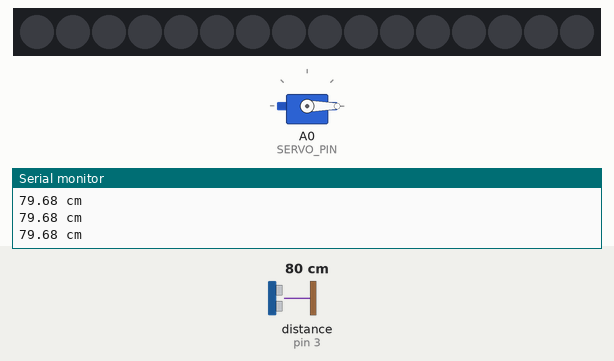
Recording of a sketch running on a simulated Arduino Uno, built with avr-gcc and run on an emulated ATmega328P. Shown: 16 RGB LEDs in strip order, left to right, servo, the last lines printed to the serial monitor. Wiring (inferred from the names in the program): ultrasonic range finder: trigger pin 2; echo pin 3. The inputs (shaded band) are chosen by the test bench; at power-on: distance to the obstacle (sensor on pin 3) 80 cm. The echo pulse lasts 58.3 µs per cm; dim RGB values are drawn brighter than linear.

Above: at 1.2 s.
1.3 s: distance to the obstacle (sensor on pin 3) set to 2 cm
At 3.23 s:
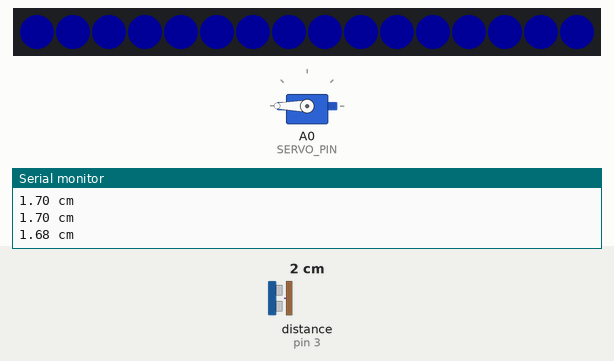
3.3 s: distance to the obstacle (sensor on pin 3) set to 35 cm
At 4.4 s:
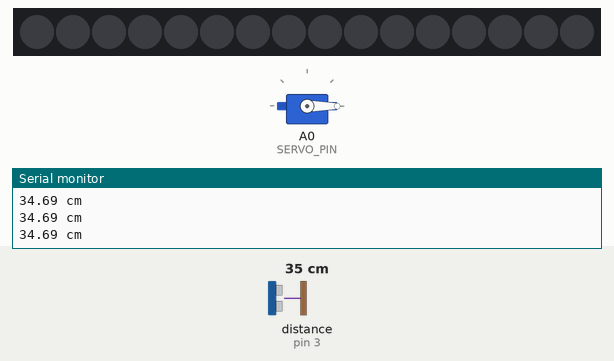
4.9 s: distance to the obstacle (sensor on pin 3) set to 4 cm
At 5.25 s:
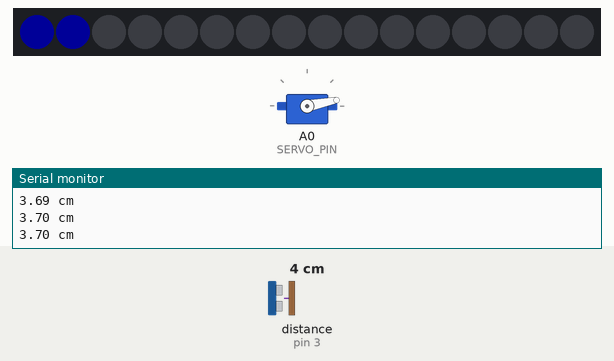
7.1 s: distance to the obstacle (sensor on pin 3) set to 23 cm
8.6 s: distance to the obstacle (sensor on pin 3) set to 28 cm
At 9.8 s:
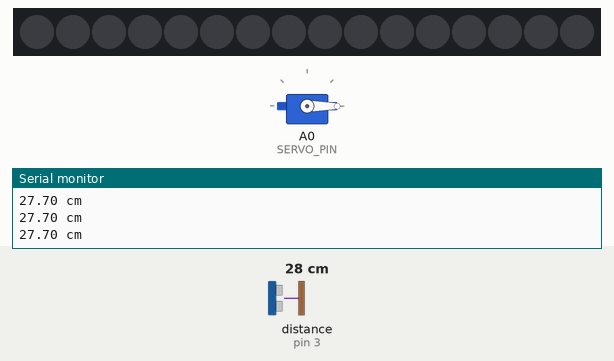
Timing chart, 0 to 11.3 s (numbered marks = the images above; inputs shaded):
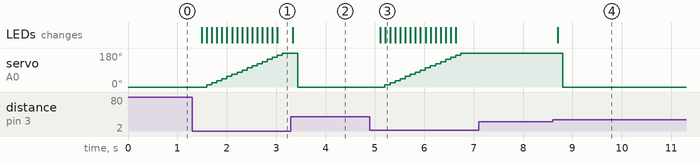

The sketch:

2_arms_complete.ino
```cpp
/**
 * Affectron by Savage Internet
 * HUMAN, I <arms?>
 *
 * In this step, you attach an SG90 servo, get it to move, and then make it respond
 * along with the lights to readings from the range sensor.
 *
 * Most motors just rotate continuously; servos instead move to a specific angle
 * and stay there.
 *
 * The Servo library is already installed by default, so you don't need to install
 * anything new to get that working.
 */

#include <Adafruit_NeoPixel.h>
#include <Servo.h>

// ULTRASONIC RANGE SENSOR

/*
 * TODO 1.1a: copy the #define statements for TRIG_PIN, ECHO_PIN, and
 * ECHO_TIMEOUT_US here.
 *
 * #define statements should almost always be placed above setup().
 */

#define TRIG_PIN 2
#define ECHO_PIN 3
#define ECHO_TIMEOUT_US 40000

// NEOPIXELS

#define NEOPIXEL_NUM_PIXELS 16
#define NEOPIXEL_PIN 4
Adafruit_NeoPixel strip = Adafruit_NeoPixel(NEOPIXEL_NUM_PIXELS, NEOPIXEL_PIN, NEO_GRB + NEO_KHZ800);

// SERVOS

/*
 * Pin for our first servo!  This pin controls the angle that the servo moves to; see the
 * next comment for more details.
 */
#define SERVO_PIN A0

/*
 * The Servo library uses Pulse Width Modulation (PWM) to control the servo, which involves
 * alternating quickly between LOW and HIGH states in short "pulses".  See
 * https://learn.sparkfun.com/tutorials/pulse-width-modulation for more details on PWM!
 *
 * For servos, the PWM "cycle" is 20ms long, and the "duty cycle" (or length of the HIGH
 * part of the pulse) varies depending on what angle you want to move the servo to.  We've
 * determined the values SERVO_PWM_MIN, SERVO_PWM_MAX below by experimentation - so a
 * duty cycle of 850us every 20ms moves the servo to one end of its range, and a
 * duty cycle of 1400us every 20ms moves the servo to the other end.
 *
 * See http://akizukidenshi.com/download/ds/towerpro/SG90.pdf for more details on this
 * type of motor.
 */
#define SERVO_PWM_MIN 850
#define SERVO_PWM_MAX 1400

Servo servo;

// GLOBAL VARIABLES

unsigned long startedSeeingHumanAt = 0;
int pixelsToLight = 0;

// SETUP AND LOOP

void setup() {
  Serial.begin(9600);
  pinMode(TRIG_PIN, OUTPUT);
  pinMode(ECHO_PIN, INPUT);
  strip.setBrightness(24);
  strip.begin();

  /*
   * Attach the servo to the servo pin.  This sets pinMode() properly, and it
   * tells the Servo library how to map the PWM duty cycle to servo angles.
   */
  servo.attach(SERVO_PIN, SERVO_PWM_MIN, SERVO_PWM_MAX);
}

double measureDistance() {
  digitalWrite(TRIG_PIN, LOW);
  delayMicroseconds(2);
  digitalWrite(TRIG_PIN, HIGH);
  delayMicroseconds(10);
  digitalWrite(TRIG_PIN, LOW);

  long duration = pulseIn(ECHO_PIN, HIGH, ECHO_TIMEOUT_US);
  if (duration == 0) {
    duration = ECHO_TIMEOUT_US;
  }

  double distance = 0.01715 * duration;
  Serial.print(distance);
  Serial.println(" cm");

  return distance;
}

void displayColors(boolean humanNearby) {
  if (!humanNearby) {
    startedSeeingHumanAt = 0;
  } else if (startedSeeingHumanAt == 0) {
    startedSeeingHumanAt = millis();
  }

  unsigned long timeNearbyHuman = millis() - startedSeeingHumanAt;
  if (startedSeeingHumanAt > 0) {
    pixelsToLight = timeNearbyHuman / 100;
  } else {
    pixelsToLight = 0;
  }
  pixelsToLight = constrain(pixelsToLight, 0, 16);

  for (int i = 0; i < 16; i = i + 1) {
    if (i < pixelsToLight) {
      strip.setPixelColor(i, 0, 0, 255);
    } else {
      strip.setPixelColor(i, 0, 0, 0);
    }
  }
  strip.show();
}

void moveServo() {
  int angle = map(pixelsToLight, 0, 16, 0, 180);
  servo.write(angle);
}

void loop() {
  moveServo();
  double distanceToHuman = measureDistance();
  boolean humanNearby = (distanceToHuman <= 25);
  displayColors(humanNearby);
  delay(100);
}
```

Measured:
- the behaviour switches between 25 and 26 cm on distance to the obstacle (sensor on pin 3) (found by bisection; images 3 and 4)
- after the input at 1.3 s, servo on A0 (SERVO_PIN): moves from 0° to 180° over 1.5 s, starting after 0.29 s; the LEDs: first change after 0.19 s (image 1 shows a later state)
- after the input at 3.3 s, servo on A0 (SERVO_PIN): 180° → 0° after 0.14 s; the LEDs: change at once (image 2)
- after the input at 4.9 s, servo on A0 (SERVO_PIN): moves from 0° to 180° over 1.5 s, starting after 0.30 s; the LEDs: first change after 0.20 s (image 3 shows a later state)
- after the input at 8.6 s, servo on A0 (SERVO_PIN): 180° → 0° after 0.21 s; the LEDs: change after 0.11 s (image 4)
